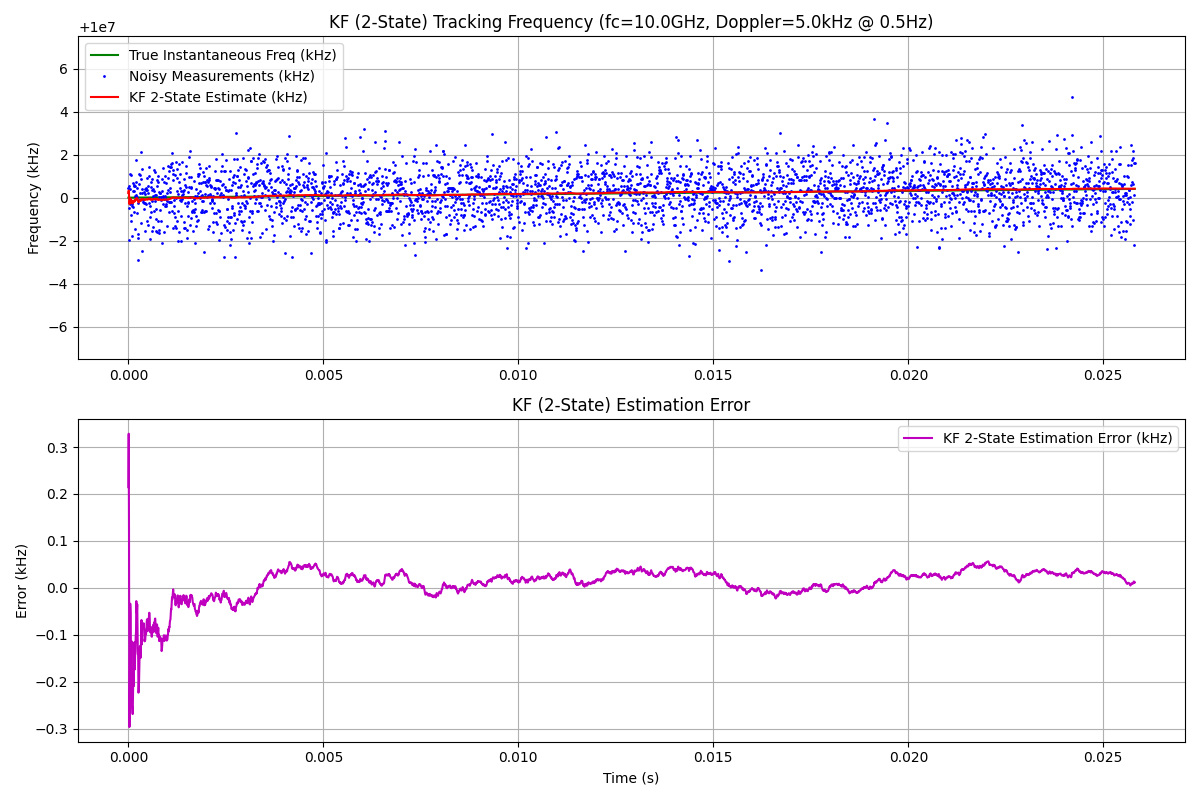

Source code (Python):
import numpy as np
import matplotlib.pyplot as plt

# --- Standard Kalman Filter Class (from original script) ---
class KalmanFilter:
    def __init__(self, F, H, Q, R, P0, x0):
        """
        Initialize Kalman Filter

        Parameters:
        F: State transition matrix
        H: Measurement matrix
        Q: Process noise covariance
        R: Measurement noise covariance
        P0: Initial state covariance
        x0: Initial state
        """
        self.F = F
        self.H = H
        self.Q = Q
        self.R = R
        self.P = P0
        self.x = x0
        self.n_states = x0.shape[0] # Added for consistency

    def predict(self):
        """
        Prediction step
        """
        # State prediction
        self.x = np.dot(self.F, self.x)
        # Covariance prediction
        self.P = np.dot(np.dot(self.F, self.P), self.F.T) + self.Q
        return self.x

    def update(self, z):
        """
        Update step

        Parameters:
        z: Measurement (Note: Should correspond to H*x)
        """
        # Measurement residual (y = z - H*x_predicted)
        y = z - np.dot(self.H, self.x)

        # Residual covariance
        S = np.dot(np.dot(self.H, self.P), self.H.T) + self.R

        # Kalman gain
        # Ensure S is treated as a scalar if it's 1x1
        S_inv = 1.0 / S[0,0] if S.shape == (1,1) else np.linalg.inv(S)
        K = np.dot(np.dot(self.P, self.H.T), S_inv)

        # State update
        self.x = self.x + np.dot(K, y)

        # Covariance update (Joseph form for stability)
        I = np.eye(self.n_states)
        ImKH = I - np.dot(K, self.H)
        self.P = np.dot(np.dot(ImKH, self.P), ImKH.T) + np.dot(np.dot(K, self.R), K.T)
        return self.x

# --- Functions copied from ekf_frequency_track.py ---

def generate_bpsk_signal_with_doppler(t, data_bits, samples_per_bit, fc, A_d, f_d, noise_std_signal):
    """
    Generates a BPSK-like signal with sinusoidal Doppler shift on the carrier.
    (Identical to the previous version)
    """
    dt = t[1] - t[0]
    n_steps = len(t)
    samples_per_symbol = samples_per_bit # BPSK

    baseband = np.repeat(data_bits, samples_per_symbol)
    if len(baseband) > n_steps:
        baseband = baseband[:n_steps]
    elif len(baseband) < n_steps:
         padding = np.ones(n_steps - len(baseband)) * baseband[-1]
         baseband = np.concatenate((baseband, padding))

    omega_d = 2 * np.pi * f_d
    true_doppler_shift = A_d * np.sin(omega_d * t)
    true_inst_freq = fc + true_doppler_shift

    instantaneous_phase = 2 * np.pi * np.cumsum(true_inst_freq) * dt
    signal_clean = baseband * np.cos(instantaneous_phase)
    noise = np.random.normal(0, noise_std_signal, n_steps)
    signal = signal_clean + noise

    return signal, true_inst_freq

def estimate_frequency_simple(signal, fc_approx, fs):
    """
    Placeholder frequency estimator.
    (Identical to the previous version, relies on global variables for shortcut)
    """
    global t_global, A_d_global, f_d_global, noise_std_freq_global, fc_global
    omega_d = 2 * np.pi * f_d_global
    true_doppler_shift = A_d_global * np.sin(omega_d * t_global)
    # Use fc_global (true fc) here for calculating true freq, but add noise
    true_inst_freq = fc_global + true_doppler_shift
    noise = np.random.normal(0, noise_std_freq_global, len(t_global))
    # Return noisy version centered around fc_approx passed to function? No, center around true fc.
    return true_inst_freq + noise

# --- Main Simulation ---

def main_kf_2state_frequency_tracking():
    # --- Simulation Parameters (mostly same as before) ---
    data_rate = 16000
    samples_per_bit = 8
    fs = data_rate * samples_per_bit
    dt = 1.0 / fs
    duration = 0.025
    n_data_bits = int(duration * data_rate)
    T_data = duration
    barker13 = np.array([+1, +1, +1, +1, +1, -1, -1, +1, +1, -1, +1, -1, +1])
    n_preamble_bits = len(barker13)
    T_preamble = n_preamble_bits / data_rate
    T_total = T_preamble + T_data
    t = np.arange(0, T_total, dt)
    n_steps = len(t)

    global t_global # For simple estimator shortcut
    t_global = t

    # --- Signal Parameters ---
    fc = 10e9  # True nominal carrier frequency
    A_d = 5000
    f_d = 0.5
    noise_std_signal = 0.5
    noise_std_freq = 1000 # Measurement noise std dev for frequency

    # Globals for simple estimator shortcut
    global A_d_global, f_d_global, noise_std_freq_global, fc_global
    A_d_global = A_d
    f_d_global = f_d
    noise_std_freq_global = noise_std_freq
    fc_global = fc # Store true fc for estimator

    # --- Data Generation ---
    random_bits = np.random.randint(0, 2, n_data_bits) * 2 - 1
    data_bits = np.concatenate((barker13, random_bits))

    # --- Generate Signal and True Frequency ---
    signal, true_inst_freq = generate_bpsk_signal_with_doppler(
        t, data_bits, samples_per_bit, fc, A_d, f_d, noise_std_signal
    )

    # --- Generate Noisy Frequency Measurements (Simulation Shortcut) ---
    noisy_freq_measurements = estimate_frequency_simple(signal, fc, fs) # Pass true fc to estimator

    # --- KF Setup (2-State Harmonic Oscillator Model) ---
    # State: x = [f - fc, f_dot]'
    omega_d = 2 * np.pi * f_d

    # State transition matrix F (constant for linear model)
    F = np.array([
        [np.cos(omega_d*dt), np.sin(omega_d*dt)/omega_d if omega_d != 0 else dt],
        [-omega_d*np.sin(omega_d*dt), np.cos(omega_d*dt)]
    ])

    # Measurement matrix H (constant for linear model)
    # Measurement z = (measured_f - fc) = H * x
    H = np.array([[1.0, 0.0]])

    # Process noise Q (same as EKF)
    max_f_dot = A_d * omega_d
    q1 = (max_f_dot * dt)**2 * 0.1
    q2 = (A_d * omega_d**2 * dt)**2 * 0.1
    Q = np.diag([q1, q2])

    # Measurement noise covariance R
    # Since H relates state to (f-fc), the measurement noise is still std dev of f measurement
    R = np.array([[noise_std_freq**2]])

    # Initial state covariance P0 (same as EKF)
    P0 = np.diag([1e6, 1e8])

    # Initial state x0 = [f(0)-fc, f_dot(0)]' (same as EKF)
    x0 = np.array([[0.0], [A_d * omega_d]])

    # Create Kalman filter
    kf = KalmanFilter(F, H, Q, R, P0, x0)

    # --- Run KF ---
    kf_state_estimates = np.zeros((n_steps, kf.n_states, 1))
    kf_freq_estimates = np.zeros(n_steps)

    for i in range(n_steps):
        # Prediction
        kf.predict()

        # Prepare measurement for KF: z = measured_f - fc
        measurement_total_freq = noisy_freq_measurements[i]
        measurement_deviation = np.array([[measurement_total_freq - fc]])

        # Update with deviation measurement
        kf.update(measurement_deviation)

        # Store filtered state
        kf_state_estimates[i] = kf.x
        # Estimated frequency is state x[0] (f-fc estimate) + fc
        kf_freq_estimates[i] = kf.x[0, 0] + fc

    # --- Plot Results ---
    plt.figure(figsize=(12, 8))

    plt.subplot(2, 1, 1) # Top plot: Frequencies
    plt.plot(t, true_inst_freq / 1e3, 'g-', label='True Instantaneous Freq (kHz)')
    plt.plot(t, noisy_freq_measurements / 1e3, 'b.', markersize=2, label='Noisy Measurements (kHz)')
    plt.plot(t, kf_freq_estimates / 1e3, 'r-', linewidth=1.5, label='KF 2-State Estimate (kHz)')
    plt.ylabel('Frequency (kHz)')
    plt.title(f'KF (2-State) Tracking Frequency (fc={fc/1e9:.1f}GHz, Doppler={A_d/1e3:.1f}kHz @ {f_d}Hz)')
    plt.legend()
    plt.grid(True)
    plt.ylim((fc - 1.5*A_d)/1e3, (fc + 1.5*A_d)/1e3)

    plt.subplot(2, 1, 2) # Bottom plot: Estimation Error
    error = (kf_freq_estimates - true_inst_freq) / 1e3 # Error in kHz
    plt.plot(t, error, 'm-', label='KF 2-State Estimation Error (kHz)')
    plt.xlabel('Time (s)')
    plt.ylabel('Error (kHz)')
    plt.title('KF (2-State) Estimation Error')
    plt.legend()
    plt.grid(True)
    plt.tight_layout()

    plt.savefig('kf_2state_frequency_track.png')
    print("Plot saved to kf_2state_frequency_track.png")
    plt.show() # Display interactive plot window

if __name__ == "__main__":
    main_kf_2state_frequency_tracking()
